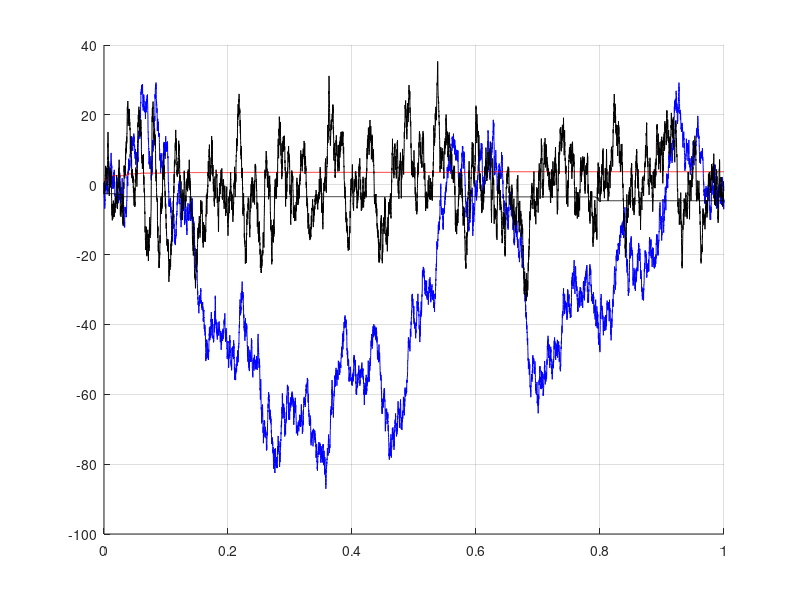

Write the MATLAB code that produced this figure.
%% 
% Generate time series data 

N = 10000;
v_t = (0:N-1)/N;
s = randn(1,N);
s_t = cumsum(s);
s2_t = cummax(s);
s3_t = cummin(s);
s4_t = movsum(s,100);

hold on, grid on
plot(v_t, s_t, 'b')
plot(v_t, s2_t, 'r')
plot(v_t, s3_t, 'k')
plot(v_t, s4_t, 'k')